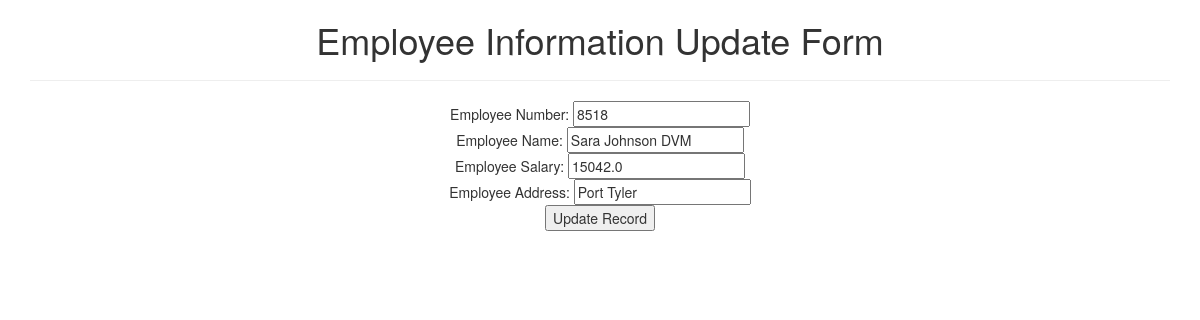
The page /update/4/ on the database its author committed.
### testapp/models.py (models this page shows)
class Employee(models.Model):
    eno=models.IntegerField()
    ename=models.CharField(max_length=64)
    esal=models.FloatField()
    eaddr=models.CharField(max_length=256)

### testapp/views.py (the view)
# urls.py: url(r'^update/(?P<id>\d+)/$', views.update_view)
def update_view(request,id):
    employee=Employee.objects.get(id=id)
    if request.method=='POST':
        form=EmployeeForm(request.POST,instance=employee)
        if form.is_valid():
            form.save()
            return redirect('/')
    return render(request,'testingapp/update.html',{'employee':employee})

### crudfbvproject/templates/testingapp/update.html (shortened to what this page needs)
<!DOCTYPE html>
{%extends 'testingapp/base.html'%}
    {%block body_block%}
    <h1>Employee Information Update Form</h1><hr>
    <form method='post'>
      Employee Number: <input type="text" name="eno" value="{{employee.eno}}"><br>
      Employee Name: <input type="text" name="ename" value="{{employee.ename}}"><br>
      Employee Salary: <input type="text" name="esal" value="{{employee.esal}}"><br>
      Employee Address: <input type="text" name="eaddr" value="{{employee.eaddr}}"><br>
      <input type="submit" name="" value="Update Record">
    </form>
    {%endblock%}

### rows shown on the page
Employee: eno "8518", ename "Sara Johnson DVM", esal "15042.0", eaddr "Port Tyler"
